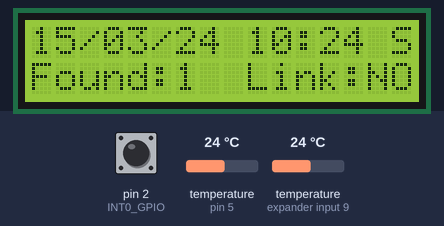
This sketch was run on a simulated Arduino Uno, built with avr-gcc and run on an emulated ATmega328P. Shown: 16×2 character LCD. The test bench sets the inputs (shaded band); at power-on: pin 2 (INT0_GPIO) HIGH, temperature (sensors on expander input 9, pin 5) 24 °C. The local clock reads 2024-03-15 10:24:30 at power-on unless the sketch sets it; storage starts empty; no radio packets arrive unless stated.

Above: at 1.2 s.
1.3 s: pin 2 (INT0_GPIO) pulled LOW for 1.05 s
At 2.6 s:
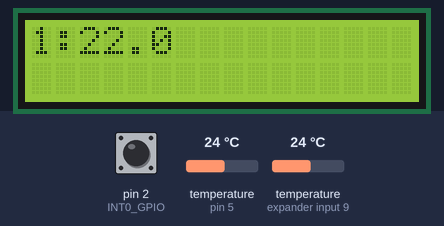
3.8 s: temperature (sensor on expander input 9) set to 12 °C
At 4.7 s:
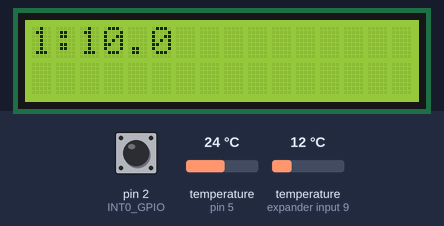
5.7 s: temperature (sensor on expander input 9) set to 19 °C
At 6.9 s:
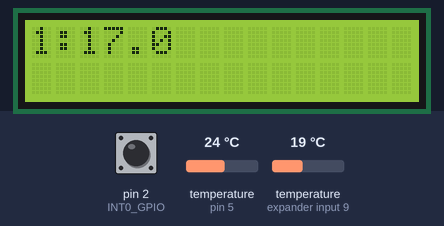
7.4 s: temperature (sensor on expander input 9) set to 28 °C
At 8.8 s:
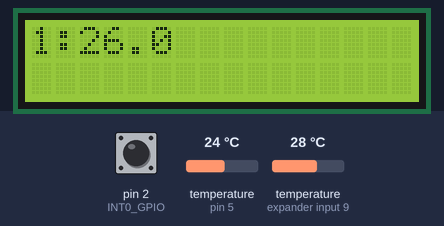
9.1 s: pin 2 (INT0_GPIO) pulled LOW for 3.2 s
At 32.1 s:
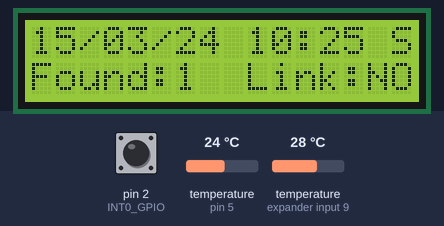
Timing chart, 0 to 32.8 s (numbered marks = the images above; inputs shaded):
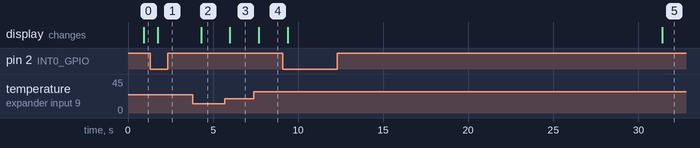

The sketch:

Arduino_Module_Final_v4.ino
```cpp
/*
  Arduino Hot-Water-Temp module update with nRF24
  Module ID - 1
  Updated: Oct 14, 2017
*/

#include <Wire.h>                   // I2C Library
#include <LiquidCrystal_PCF8574.h>  // I2C LCD
#include <OneWire.h>                // Library for One-Wire interface
#include <DallasTemperature.h>      // Library for DS18B20 temp. sensor
#include <SparkFunDS1307RTC.h>      // RTC Module
#include <SD.h>                     // SD library (used with FAT32 format)
#include <SPI.h>                    // SDcard and nRF interface
#include "RF24.h"                   // nRF24l01 library

//-----------------GPIO---------------------//
#define INT0_GPIO 2                 // Menu Button
#define SDCARD_CS_GPIO 4            // Chip Select pin is tied to pin 8 on the SparkFun SD Card Shield
#define ONE_WIRE_GPIO 5             // Data pin of the bus is connected to pin 4
#define NRF24_GPIO1 6               // nRF CE nRF24(
#define NRF24_GPIO2 7               // nRF CS
#define INT1_GPIO 3                 // nRF IRQ interrupt pin

//--------------------SD Card---------------------//
bool wrote_in_5min = false;          // flag to write every 5 min
bool SD_in = false;

//-----------------Dallas_Library-----------------//
#define CALLIBRATION 2               // Used to callibrate the sensors (in C)
volatile uint8_t oneWire_count = 0;
// Setting up the interface for OneWire communication
OneWire oneWire (ONE_WIRE_GPIO);
// Creating an instans of DallasTemperature Class with reference to OneWire interface
DallasTemperature Dallas_Library(&oneWire);

//--------------------nRF24--------------------------//
RF24 radio(NRF24_GPIO1, NRF24_GPIO2); // nRF object (uint8 CE, uint8 CS)
// Assigning address based on module ID
//*************************************************
#define MODULE_ID 1  // CHANGE TO ASSIGN NEW ID MUST BE UNIQUE
//*************************************************
#define ADDRESS 0xe7e7e7e700LL | MODULE_ID // building address
volatile bool nRF_error = false;
volatile bool db_connection = false;
volatile bool connection_checked = false;
// Radio Protocol Codes
#define START_DATA "START"           // Symbol to start data transmittion
#define DELIM ' '                    // Delimiter betweeen values
#define END_DATA "EOT"               // Symbol to end trasmition

//-----------------LCD Controls------------------//
LiquidCrystal_PCF8574 lcd(0x3f);    // set the LCD address to 0x27 for a 16 chars and 2 line display

// Button
volatile byte menu = 0;

// Sensor structure with address and value
struct oneWire_struct
{
  byte address[8];
  float value;
};

void setup()
{
  lcd.begin(16, 2);                 // Dimentions of the LCD
  lcd.setBacklight(255);            // LCD init
  // Menu button interrupt
  pinMode(INT0_GPIO, INPUT_PULLUP); // Pin settup for a button
  attachInterrupt(INT0, new_menu, FALLING);  // Pin setup for a button
  rtc.begin();                      // RTC init
  pinMode(SDCARD_CS_GPIO, OUTPUT);  // SD card ChipSelect
  nRF24_init();                     // nRF init
}


void loop()   // MAIN LOOP
{
  rtc.update();                             // Getting new time reading
  /* Data Base connection flag */
  if (rtc.minute() % 15 == 0)               // reset the flag evey 15 min
  {
    if(!connection_checked)
    {
      connection_checked = true;
      db_connection = false;
    }
  }
  else
    connection_checked = false;

  // Getting Sensor count
  oneWire_count = TempSensors_init();       // Getting number of sensors
  oneWire_struct TempSensor[oneWire_count]; // structure that holds the sensors

  // Creating a pointer to pass in the full array of structures
  oneWire_struct *pointer = &TempSensor[0];

  // Getting temperature
  TempSensors_getTemp(&pointer);

  // Writing to SD
  SD_in = SD_write(&pointer);

  //Displayin on the screen
  Display_data(&pointer);

  // If Server sent message
  if (radio.available())
  {
    char buff[32];                         // Buffer to read nRF24 data

    nRF24_read(buff);
    if (strcmp(buff, START_DATA) == 0) // starting the tranmittion
    {
      nRF_error = false;                   // Reseting error flag
      /*
        According to the protocol, sends:
        1) Module ID + number of sensors
        2) Type + Address + Value
        3) End of tranmittion string EOT
      */
      // HEADER PACKET
      sprintf(buff, "%i%c%i", MODULE_ID, DELIM, oneWire_count);
      nRF_error |= nRF24_send(buff, strlen(buff));
      delay(10);

      // BODY PACKETS
      nRF_error |= nRF24_sendTemp(&pointer);
      delay(10);

      // EOT PACKET
      sprintf(buff, "%s", END_DATA);
      nRF_error |= nRF24_send(buff, strlen(buff));

      if (!nRF_error) db_connection = true; // Data sent to DB succesfully
    }
  }

}
// END MAIN LOOP

/*
   Initializes nRF module
   sets: speed,channel,address etc.
*/
void nRF24_init ()
{
  radio.begin();                      // library init
  radio.setPALevel(RF24_PA_MAX);      // Power level (HIGH, LOW, MAX)
  radio.setDataRate(RF24_250KBPS);    // Setting lower data rate
  radio.setRetries(10, 15);           // Retries param1 = 250us*param1 , param2 = count
  /* Setting COM channel, increment the channel every 5 receivers */
  radio.setChannel(100 + (int)(MODULE_ID / 5)); // Setting COM channel 0-125
  //radio.setChannel(110);// Setting COM channel 0-125
  radio.enableDynamicPayloads();      // Calculate message lenght dynamically
  radio.openWritingPipe(ADDRESS);     // Writing pipe for this module
  radio.openReadingPipe(0, ADDRESS);  // Reading pipe (should be same as writing)
  radio.startListening();             // Start the radio listening for data (switch to RX mode)
}

/*
   Reads data from nRF module
   Return: data received as string
*/
void nRF24_read (char *rx_buff)
{
  // Buffers for lenght and data
  uint8_t len = radio.getDynamicPayloadSize();
  // Reading data
  radio.read(rx_buff, len);
}

/*
   Sends packet to the server
   0 - server got the packet succesfully
   1 - packet was not received
*/
bool nRF24_send (char *_packet, uint8_t lenght)
{
  bool error = 0;                      // Tracks wether packet was received by the server

  if (lenght > 32)            // Packets must be under 32 bytes
    error = 1;
  else
  {
    // Sending the data
    radio.stopListening();
    if (!radio.write( _packet, lenght + 1))
      error = 1;
    radio.startListening();
  }

  return error;
}

/*
   Initialized oneWire sensors + gets the number of sensors
*/
uint8_t TempSensors_init ()
{
  uint8_t _count;
  Dallas_Library.begin();               // initializing the sensors
  _count = Dallas_Library.getDeviceCount();// getting number of sensors
  Dallas_Library.requestTemperatures(); // requesting data
  return _count;
}

/*
   Reading one sensor
   Modifing pointer for one sensor with address and value
*/
void TempSensors_getTemp( oneWire_struct **_sensor)
{
  for (int i = 0; i < oneWire_count; i++)
  {
    oneWire.search((*_sensor + i)->address);
    (*_sensor + i)->value = Dallas_Library.getTempC((*_sensor + i)->address);
    (*_sensor + i)->value -= CALLIBRATION;
  }
}

/*
   Sends packets of temperature data:
   Type[1byte], Address[2-8bytes], Data[4bytes]
   0 - server received all the packets
   1 - one or more packets got lost
*/
bool nRF24_sendTemp ( oneWire_struct **_sensor )
{
  char cAddress[16]; char _message[32]; char _value[5];
  bool error = 0;
  for ( int i = 0; i < oneWire_count; i++)
  {
    /* Converting byte array to string */
    to_string( cAddress, (*_sensor + i)->address);
    /* Converting float to string */
    dtostrf((*_sensor + i)->value, 2, 2, _value);
    // Building the string
    sprintf(_message, "%s%c%s", cAddress, DELIM, _value);
    error |= nRF24_send(_message, strlen(_message));
    delay(10);
  }
  return error;
}

/*
   Interrupt sub-routine
   increments the menu variable to change screen
   Soldered 220nano debounce cap
*/
void new_menu ()
{
  menu ++;                            //inc. tab counter
  // tab counter reached limit
  if (menu > (oneWire_count / 4) + 1)
    menu = 0;
}

/*
   Function that write temp values to SD card
   Writes every 5 min, only if SDcard present
*/
bool SD_write ( oneWire_struct **_sensor )
{
  char FileName[13]; char _date[9]; char _time[6]; char sAddress[17];
  bool _sd_in = false;                 // SD in flag
  SDClass SD;                          // Create instance of SDclass

  /* If SD Card is present */
  if (SD.begin(SDCARD_CS_GPIO))
  {
    _sd_in = true;
    /* 5 min past since the last print */
    if (rtc.minute() % 5 == 0)
    {
      /* Havent printed in this minute window */
      if (!wrote_in_5min)
      {
        wrote_in_5min = true;
        // Creating new file for every day, title - date
        get_Date(_date, '_' , 0);
        strcpy(FileName, _date);
        strcat(FileName, ".csv");
        // Flag for header is on when file exist
        bool header_printed = SD.exists(FileName);     // Check if file already exist
        File dataFile = SD.open(FileName, FILE_WRITE); // File Pointer
        /* Writing to the file only if its open */
        if (dataFile)
        {
          // -- HEADERS -- //
          if (!header_printed)                         // printing headers
          {
            /* First Row - Date, Time, Sensor[i] */
            dataFile.print("Date,Time");
            for (int i = 0; i < oneWire_count; i++)    // Printing sensor index
            {
              dataFile.print(",Sensor ");
              dataFile.print(i);
            }
            dataFile.println();                        // END ROW
            /* Second Row - Address[i] */
            dataFile.print(",Address");
            for (int i = 0; i < oneWire_count; i++)    // Printing sensor addresses
            {
              dataFile.print(",");
              /* Converting byte array to string */
              to_string(sAddress, (*_sensor + i)->address);
              dataFile.print(sAddress);
            }
            dataFile.println();                        //END ROW
          }
          // -- VALUES -- //
          // Date
          get_Date(_date, '/', 1);
          dataFile.print(_date);
          dataFile.print(",");
          // Time
          get_Time(_time, ':');
          dataFile.print(_time);                      // Printing Time Stamp
          // Values
          for (int i = 0; i < oneWire_count; i++)     // Printing sensor values
          {
            dataFile.print(",");
            dataFile.print((*_sensor + i)->value);
          }
          dataFile.println();                         //create a new row to read data more clearly
          dataFile.close();                           //close file
        }
      }
    }
    else  /* Reseting the flag when passed the 5 min window */
      wrote_in_5min = false;                      // Reseting the printing flag
  }
  return _sd_in;
}

/*
   This function returns string with the current date
   @inparam delimiter
   output: day+delim+month+delim+year+\0 (9 characters)
   if for SD card - year and month switch
*/
void get_Date ( char *str, char delim, bool for_SD )
{
  if (for_SD)
  {
    if (rtc.month() < 10 && rtc.date() < 10)
      sprintf(str, "%i%c0%i%c0%i", rtc.year(), delim, rtc.month(), delim, rtc.date());
    else if (rtc.date() < 10)
      sprintf(str, "%i%c%i%c0%i", rtc.year(), delim, rtc.month(), delim, rtc.date());
    else if (rtc.month() < 10)
      sprintf(str, "%i%c0%i%c%i", rtc.year(), delim, rtc.month(), delim, rtc.date());
    else
      sprintf(str, "%i%c%i%c%i", rtc.year(), delim, rtc.month(), delim, rtc.date());
  }
  else
  {
    if (rtc.month() < 10 && rtc.date() < 10)
      sprintf(str, "0%i%c0%i%c%i", rtc.date(), delim, rtc.month(), delim, rtc.year());
    else if (rtc.date() < 10)
      sprintf(str, "0%i%c%i%c%i", rtc.date(), delim, rtc.month(), delim, rtc.year());
    else if (rtc.month() < 10)
      sprintf(str, "%i%c0%i%c%i", rtc.date(), delim, rtc.month(), delim, rtc.year());
    else
      sprintf(str, "%i%c%i%c%i", rtc.date(), delim, rtc.month(), delim, rtc.year());
  }
}

/*
  This function returns string with the current time
  @inparam delimiter
  output: hour+delim+minute+\0 (6 characters)
*/
void get_Time ( char *str, char delim )
{
  if (rtc.hour() < 10 && rtc.minute() < 10)
    sprintf(str, "0%i%c0%i", rtc.hour(), delim, rtc.minute());
  else if (rtc.hour() < 10)
    sprintf(str, "0%i%c%i", rtc.hour(), delim, rtc.minute());
  else if (rtc.minute() < 10)
    sprintf(str, "%i%c0%i", rtc.hour(), delim, rtc.minute());
  else
    sprintf(str, "%i%c%i", rtc.hour(), delim, rtc.minute());
}

/*
   Converts 8 byte array -> 16 byte string + 1 byte '/0'
*/
void to_string (char *str, byte *_source )
{
  sprintf(str, "%X%X%X%X%X%X%X%X", *_source, *(_source + 1), *(_source + 2), *(_source + 3), *(_source + 4), *(_source + 5), *(_source + 6), *(_source + 7));
}

/*
   Displays data fron sensors
   prints the header page + following sensor pages
*/
void Display_data ( oneWire_struct **_sensor )
{
  char _date[9]; char _time[6];

  if (menu > (oneWire_count / 4) + 1)         // Overflow the button
    menu = 0;

  lcd.setCursor(0, 0);
  /* --- MAIN WINDOW ---- */
  if (menu == 0 || oneWire_count == 0)
  {
    lcd.setCursor(0, 0);
    // Printing Date and Time
    get_Date (_date, '/', 0);
    get_Time (_time, ':');
    lcd.print(_date);
    lcd.print(" ");
    lcd.print(_time);
    // SD card indicator
    if (SD_in)
      lcd.print(" S");
    else
      lcd.print("  ");
    // Number of sensor connected
    lcd.setCursor(0, 1);
    lcd.print("Found:");
    if(oneWire_count == 0)
      lcd.print("0 ");          // clearing the screen
    else if(oneWire_count > 9)
      lcd.print(oneWire_count); // printing two digit
    else
    {
      lcd.print(oneWire_count); // printing one digit
      lcd.print(" ");
    }
    // Link to the data base
    lcd.print(" Link:");
    if (db_connection)
      lcd.print("OK");
    else
      lcd.print("NO");
  }
  else
  { /* --- SENSOR WINDOWS --- */
    for (uint8_t i = 0; i < 4; i++)
    {
      if ( ((menu - 1) * 4 + i) <= oneWire_count - 1 ) // Tab menu functions
      {
        lcd.setCursor((i * 8) % 16, i / 2);   // Positioning algorithm
        lcd.print((menu - 1) * 4 + i + 1);
        lcd.print(":");
        lcd.print((*_sensor + ((menu - 1) * 4 + i))->value, 1);
        if ( ((menu - 1) * 4 + i + 1) > 9)
          lcd.print(" ");
        else
          lcd.print("  ");
      }
    }
    /* Clearing the rest of the screen */
    if ( oneWire_count % 4 == 1 && menu == ((oneWire_count-1)/4+1) )
    {
      lcd.print("        "); // x8
      lcd.setCursor(0, 1);
      lcd.print("                "); // x16
    }
    if (oneWire_count % 4 == 2 && menu == ((oneWire_count-1)/4+1))
    {
      lcd.setCursor(0, 1);
      lcd.print("                "); // x16
    }
    if (oneWire_count % 4 == 3 && menu == ((oneWire_count-1)/4+1))
      lcd.print("        "); // x8
  }

}
```

Measured:
- after the input at 1.3 s, the display: changes after 0.46 s (image 1)
- after the input at 3.8 s, the display: changes after 0.50 s (image 2)
- after the input at 5.7 s, the display: changes after 0.29 s (image 3)
- after the input at 7.4 s, the display: changes after 0.28 s (image 4)
- after the input at 9.1 s, the display: first changes after 0.28 s (image 5 shows a later state)
